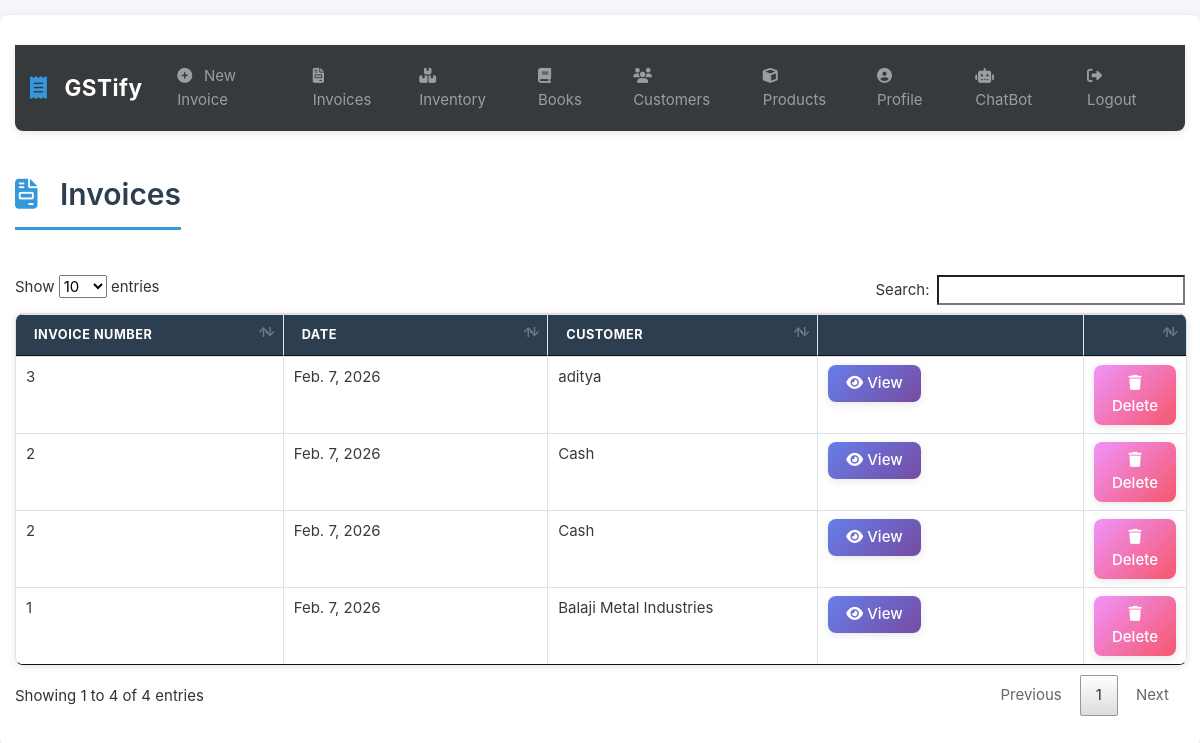
/invoices (signed in), run on the app's committed database.
### gstbillingapp/models.py (models this page shows, shortened)
class Invoice(models.Model):
    user = models.ForeignKey(User, null=True, blank=True, on_delete=models.SET_NULL)
    invoice_number = models.IntegerField()
    invoice_date = models.DateField()
    invoice_customer = models.ForeignKey(
        'Customer',
        on_delete=models.SET_NULL,
        null=True
    )
    invoice_json = models.TextField()
    inventory_reflected = models.BooleanField(default=True)
    books_reflected = models.BooleanField(default=True)

class Customer(models.Model):
    user = models.ForeignKey(User, null=True, blank=True, on_delete=models.SET_NULL)
    customer_name = models.CharField(max_length=200)
    customer_address = models.TextField(max_length=600, blank=True, null=True)
    customer_phone = models.CharField(max_length=14, blank=True, null=True)
    customer_gst = models.CharField(max_length=15, blank=True, null=True)
    def __str__(self):
        return self.customer_name

### gstbillingapp/views.py (the view)
# urls.py: path('invoices', views.invoices, name='invoices'),
@login_required
def invoices(request):
    context = {}
    context['invoices'] = Invoice.objects.filter(user=request.user).order_by('-id')
    return render(request, 'gstbillingapp/invoices.html', context)

### gstbillingapp/templates/gstbillingapp/invoices.html (shortened to what this page needs)
{% extends "gstbillingapp/base.html" %}
{% load static %}
{% block content %}
		<h2><i class="fas fa-file-invoice"></i> Invoices</h2>
		<table class="table table-bordered" id="invoice-table">
		<thead>
			<tr>
				<th>Invoice Number</th>
				<th>Date</th>
				<th>Customer</th>
				<th></th>
				<th></th>
			</tr>
		</thead>
		<tbody class="two-col-form">
			{% for invoice in invoices %}
			<tr>
 				<td>{{invoice.invoice_number}}</td>
 				<td>{{invoice.invoice_date}}</td>
 				<td>{{invoice.invoice_customer}}</td>
				 <td><a href="{% url 'invoice_viewer' invoice.id %}"><button type="button" class="btn btn-primary"><i class="fas fa-eye"></i> View</button></a></td>
				 <td><button type="button" class="btn btn-danger" data-toggle="modal" data-target="#invoiceDeleteModal" data-invoice-id="{{invoice.id}}" data-invoice-number="{{invoice.invoice_number}}, for {{invoice.invoice_customer}}"><i class="fas fa-trash"></i> Delete</button></td>
			</tr>
			{% endfor %}
		</tbody>
		</table>
{% endblock %}

### gstbillingapp/templates/gstbillingapp/base.html (shortened to what this page needs)
{% load static %}
<!doctype html>
<html lang="en">
<head>
	<link rel="stylesheet" href="{% static "gstbillingapp/bootstrap-4.4.1-dist/css/bootstrap-cosmo.min.css" %}">
	<link rel="stylesheet" href="https://cdnjs.cloudflare.com/ajax/libs/font-awesome/6.4.0/css/all.min.css" />
	<link rel="stylesheet" href="{% static "gstbillingapp/main.css" %}">
	<link rel="stylesheet" href="{% static "gstbillingapp/DataTables/jquery.dataTables.min.css" %}">
	<link rel="stylesheet" href="{% static "gstbillingapp/DataTables/dataTables.bootstrap4.min.css" %}">
</head>
<body>
	<div class="container">
		{% include "gstbillingapp/navbar.html" %}
		{% block content %}{% endblock %}
	</div>
</body>
</html>

### gstbillingapp/templates/gstbillingapp/navbar.html (shortened to what this page needs)
<nav class="navbar navbar-expand-lg navbar-dark bg-dark">
	<a class="navbar-brand" href="{% url 'landing_page' %}"><i class="fas fa-receipt"></i> GSTify</a>
	<div class="collapse navbar-collapse" id="navbarSupportedContent">
		<ul class="navbar-nav mr-auto">
			{% if user.is_authenticated %}
			<li class="nav-item">
				<a class="nav-link" href="{% url 'invoice_create' %}"><i class="fas fa-plus-circle"></i> New Invoice <span class="sr-only">(current)</span></a>
			</li>
			<li class="nav-item">
				<a class="nav-link" href="{% url 'invoices' %}"><i class="fas fa-file-invoice"></i> Invoices</a>
			</li>
			<li class="nav-item">
				<a class="nav-link" href="{% url 'inventory' %}"><i class="fas fa-boxes"></i> Inventory</a>
			</li>
			<li class="nav-item">
				<a class="nav-link" href="{% url 'books' %}"><i class="fas fa-book"></i> Books</a>
			</li>
			<li class="nav-item">
				<a class="nav-link" href="{% url 'customers' %}"><i class="fas fa-users"></i> Customers</a>
			</li>
			<li class="nav-item">
				<a class="nav-link" href="{% url 'products' %}"><i class="fas fa-cube"></i> Products</a>
			</li>
			<li class="nav-item">
				<a class="nav-link" href="{% url 'user_profile' %}"><i class="fas fa-user-circle"></i> Profile</a>
			</li>
			<li class="nav-item">
				<a class="nav-link" href="{% url 'chatbot' %}"><i class="fas fa-robot"></i> ChatBot</a>
			</li>
			<li class="nav-item">
				<a class="nav-link" href="{% url 'logout' %}?next=/"><i class="fas fa-sign-out-alt"></i> Logout</a>
			</li>
			{% endif %}
		</ul>
	</div>
</nav>

### gstbillingapp/static/gstbillingapp/main.css (style rules this page uses)
:root { --primary-color: #2c3e50; --secondary-color: #3498db; --success-color: #27ae60; --danger-color: #e74c3c; --warning-color: #f39c12; --info-color: #17a2b8; --light-bg: #f8f9fa; --border-radius: 8px; --transition: all 0.3s ease; --shadow: 0 2px 8px rgba(0, 0, 0, 0.1); --shadow-hover: 0 4px 12px rgba(0, 0, 0, 0.15); }
body { font-family: -apple-system, BlinkMacSystemFont, 'Segoe UI', Roboto, 'Helvetica Neue', Arial, sans-serif; background-color: #f5f7fa; color: #333; line-height: 1.6; }
html { scroll-behavior: smooth; }
.table-bordered td, .table-bordered th { padding: 0.75em; transition: var(--transition); }
.table-bordered tbody td, .table-bordered tbody th, .table-bordered thead th, .table-bordered thead td { background: #ffffff; }
.table-bordered thead th { background: var(--primary-color); color: white; font-weight: 600; text-transform: uppercase; font-size: 0.85em; letter-spacing: 0.5px; }
.table-bordered tbody tr { transition: var(--transition); }
.table { border-radius: var(--border-radius); overflow: hidden; box-shadow: var(--shadow); }
.two-col-form td, .two-col-form th { width: 25%; }
.btn { border-radius: var(--border-radius); padding: 0.5em 1.2em; font-weight: 500; transition: var(--transition); border: none; box-shadow: var(--shadow); }
.btn-primary { background: linear-gradient(135deg, #667eea 0%, #764ba2 100%); }
.btn-danger { background: linear-gradient(135deg, #f093fb 0%, #f5576c 100%); }
#inventory-table tr, #book-table tr, #invoice-table tr, #customer-table tr, #product-table tr { transition: var(--transition); }
.navbar { box-shadow: var(--shadow); border-radius: 0 0 var(--border-radius) var(--border-radius); margin-bottom: 2em; padding: 0.75em 1em; }
.navbar-brand { font-size: 1.5em; font-weight: 700; letter-spacing: 0.5px; transition: var(--transition); }
.navbar-brand i { margin-right: 0.5em; color: #3498db; }
.nav-link { padding: 0.5em 1em !important; border-radius: var(--border-radius); margin: 0 0.25em; transition: var(--transition); }
.nav-link i { margin-right: 0.5em; }
h2 { color: var(--primary-color); font-weight: 600; margin-bottom: 1.5em; margin-top: 0.5em; padding-bottom: 0.5em; border-bottom: 3px solid var(--secondary-color); display: inline-block; }
h2 i { color: var(--secondary-color); margin-right: 0.5em; }
.container { max-width: 1200px; padding: 2em 1em; background-color: #ffffff; border-radius: var(--border-radius); box-shadow: var(--shadow); margin-top: 1em; margin-bottom: 2em; }

### data on the page
Invoice: invoice_number "3", invoice_date "Feb. 7, 2026", invoice_customer "aditya"
Invoice: invoice_number "2", invoice_date "Feb. 7, 2026", invoice_customer "Cash"
Invoice: invoice_number "2", invoice_date "Feb. 7, 2026", invoice_customer "Cash"
Invoice: invoice_number "1", invoice_date "Feb. 7, 2026", invoice_customer "Balaji Metal Industries"
